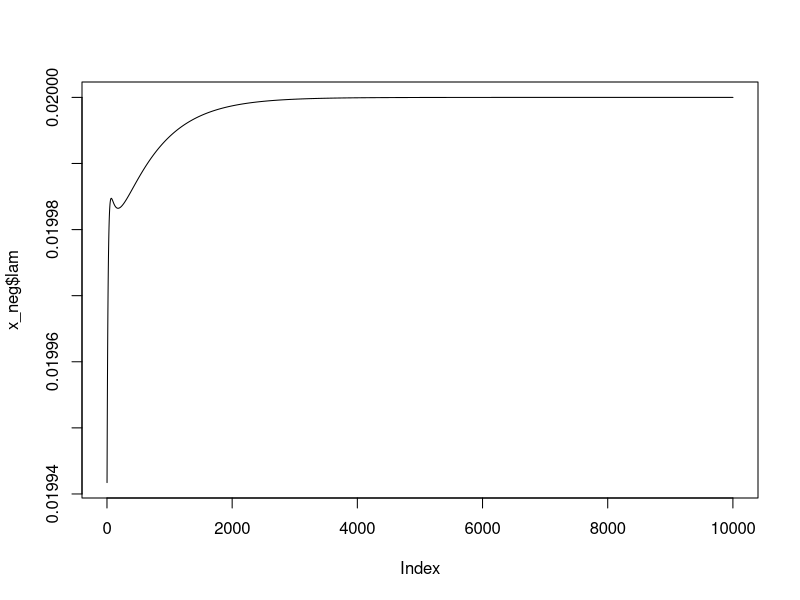

Write R code to recreate this figure.
# functions to evaluate model in Dowdy et al. (2006)
tbdx_neg <- function(
## population size
   pop=c(48727, 50984, 15, 44, 72, 158),      # starting size of 6 compartments
   allow.hiv=FALSE,                           # flag to allow HIV compartments
## model span
   year_start=0, year_stop=200, timestep=0.02,
   age_lower=15, age_upper=49, agespan=35,    # age_upper-age_lower+1
## TB transmission
   lam_0=1.8195e-4,                           # "calibrated to provide an overall annual risk of TB infection of 2.0%/year at equilibrium"
   i_smneg=0.22,                              # relative infectiousness of smear neg cases
   lat=0.2614309,                             # 1-(1-timestep)^age_lower; LTBI prevalence in lower age entrants; value at equilib when ARTI=0.02
   fp_neg=0.45, fp_hiv=0.45, fp_aids=0.35,    # fraction incident TB that is smear pos
## TB progression
   pp_neg=0.07, pp_hiv=0.07, pp_aids=0.56,    # proportion TB infections primary progressors
   lr_neg=0.28, lr_hiv=0.28, lr_aids=0.75,    # proportion TB reinfections in primary progressors
   er_neg=0.001, er_hiv=0.001, er_aids=0.079, # endogenous reactivation rate
   cure=0, # rate spontaneous cure active TB back to LTBI; sensitivity analysis only
## TB diagnosis and treatment
   acc_neg=0.734, acc_hiv=0.734, acc_aids=0.734, # fraction TB patients presenting to clinics
   tx=0.82,                                   # success of Tx once TB diagnosed
   dx=4,                                      # rate of TB detection after symptoms develop
   sn_smpos=0.80,                             # sensitivity diagnosis smear-pos; 0.80 standard, 0.98 molecular test or culture
   sn_smneg=0.20,                             # sensitivity diagnosis smear-neg; 0.20 standard, 0.50 molecular, 0.85 culture
   lfu=0,                                     # fraction of detected patients lost to f/u before Tx, zero at baseline
## HIV transmission and progression
   hivinc=0, #0.035,                          # HIV incidence; provides an equilibrium HIV prevalence of 16.8%
   hivprog=0, #1.739,                         # HIV progression to AIDS; inverse of mean time from HIV infection to AIDS
## mortality and aging
   mu_neg=0.009 + 1/agespan,                  # mortality: HIV-, no TB
   mu_smpos_neg=0.35 + 1/agespan,             # mortality: HIV-, smear+ TB
   mu_smneg_neg=0.1 + 1/agespan,              # mortality: HIV-, smear- TB
   mu_hiv=0.056 + 1/agespan,                  # mortality: HIV+, no TB
   mu_tb_hiv=0.777 + 1/agespan,               # mortality: HIV+, active TB  0.777 ~ 1-exp(-1.5)
   mu_aids=0.352 + 1/agespan,                 # mortality: AIDS, no TB
   mu_tb_aids=0.865 + 1/agespan               # mortality: AIDS, active TB  0.865 ~ 1-exp(-2.0)
) {

## set up objects
   # times over which model is evaluated
   times <- seq(from=year_start, to=year_stop, by=timestep) # more efficient to receive times rather than calculate each time
   ntimes <- length(times)
   # objects in which store lambda(t) and compartment sizes over time
   TSP <- TSN <- lam <- M <- rep(0, ntimes)
   N_neg <- matrix(0, nr=ntimes, nc=6, 
      dimnames=list(NULL, c("S", "L", "DSP", "USP", "DSN", "USN")))

   # initial conditions at first time
   N_neg[1, ] <- pop[1:6]
   #A. TSP
   TSP[1] <- sum(N_neg[1, 3:4])
   #B. TSN
   TSN[1] <- sum(N_neg[1, 5:6])
   #D. M
   M[1] <- mu_neg * sum(N_neg[1, 1:2]) + mu_smpos_neg * sum(N_neg[1, 3:4]) + 
      + mu_smneg_neg * sum(N_neg[1, 5:6])
   #C. lambda
   lam[1] <- lam_0 * (TSP[1] + i_smneg * TSN[1])

   for(tt in seq_len(ntimes - 1)) {
   # 1. S_neg
   N_neg[tt + 1, 1] <- N_neg[tt, 1] + timestep * 
      ( (1 - lat) * M[tt] +
      - (mu_neg + hivinc + lam[tt]) * N_neg[tt, 1] )
   # 2. L_neg
   N_neg[tt + 1, 2] <- N_neg[tt, 2] + timestep * 
      ( lat * M[tt] +
      + (1 - pp_neg) * lam[tt] * N_neg[tt, 1] +
      - (mu_neg + hivinc + er_neg + lr_neg * pp_neg * lam[tt]) * N_neg[tt, 2] +
      + (dx * tx * sn_smpos) * N_neg[tt, 3] +
      + (dx * tx * sn_smneg) * N_neg[tt, 5] +
      + cure * sum(N_neg[tt, 3:6]) )
   # 3. DSP_neg
   N_neg[tt + 1, 3] <- N_neg[tt, 3] + timestep * 
      ( fp_neg * acc_neg * pp_neg * lam[tt] * N_neg[tt, 1] +
      + fp_neg * acc_neg * (er_neg + lr_neg * pp_neg * lam[tt]) * N_neg[tt, 2] +
      - (mu_smpos_neg + hivinc + dx * tx * sn_smpos + cure) * N_neg[tt, 3] )
   # 4. USP_neg
   N_neg[tt + 1, 4] <- N_neg[tt, 4] + timestep * 
      ( fp_neg * (1 - acc_neg) * pp_neg * lam[tt] * N_neg[tt, 1] +
      + fp_neg * (1 - acc_neg) * (er_neg + lr_neg * pp_neg * lam[tt]) * N_neg[tt, 2] +
      - (mu_smpos_neg + hivinc + cure) * N_neg[tt, 4] )
   # 5. DSN_neg
   N_neg[tt + 1, 5] <- N_neg[tt, 5] + timestep * 
      ( (1 - fp_neg) * acc_neg * pp_neg * lam[tt] * N_neg[tt, 1] +
      + (1 - fp_neg) * acc_neg * (er_neg + lr_neg * pp_neg * lam[tt]) * N_neg[tt, 2] +
      - (mu_smneg_neg + hivinc + dx * tx * sn_smneg + cure) * N_neg[tt, 5] )
   # 6. USN_neg
   N_neg[tt + 1, 6] <- N_neg[tt, 6] + timestep * 
      ( (1 - fp_neg) * (1 - acc_neg) * pp_neg * lam[tt] * N_neg[tt, 1] +
      + (1 - fp_neg) * (1 - acc_neg) * (er_neg + lr_neg * pp_neg * lam[tt]) * N_neg[tt, 2] +
      - (mu_smneg_neg + hivinc + cure) * N_neg[tt, 6] )

   #A. TSP
   TSP[tt + 1] <- sum(N_neg[tt + 1, 3:4])
   #B. TSN
   TSN[tt + 1] <- sum(N_neg[tt + 1, 5:6])
   #D. M
   M[tt + 1] <- mu_neg * sum(N_neg[tt + 1, 1:2]) +
      + mu_smpos_neg * sum(N_neg[tt + 1, 3:4]) +
      + mu_smneg_neg * sum(N_neg[tt + 1, 5:6])
   #C. lam
   lam[tt + 1] <- lam_0 * (TSP[tt + 1] + i_smneg * TSN[tt + 1])
   } # end for(tt in seq_len(ntimes - 1))
   compart <- N_neg #cbind(N_neg, N_hiv, N_aids)
   dimnames(compart)[[2]] <- paste(c("S", "L", "DSP", "USP", "DSN", "USN"), "neg", sep="_")
   invisible(list(pop=compart, lam=lam, TSP=TSP, TSN=TSN, M=M))
}

x_neg <- tbdx_neg()
plot(x_neg$lam, type="l")
